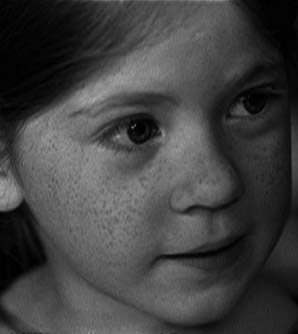
#> input picture project/code/Chapter_Four/img6.jpg, 298 x 334 px, found by its file name
$ jupyter execute '4.3 直方图正规化.ipynb'   (older library calls are emulated)
#> lines starting #> are read from the running program, lines starting #| are printed output that depends on the picture
直方图正规化:将灰度级范围由[Imin,Imax],调整为需求的输出灰度范围[Omin,Omax]

a = float(Omax - Omin)/(Imax - Imin)

b = Omin - a * Imin

O(r,c) = a * I(r,c) + b

[cell 1]
# -*- coding:utf-8 -*-
import cv2
import numpy as np

I = cv2.imread("E:\project\opencv\project\code\Chapter_Four\img6.jpg",cv2.IMREAD_ANYCOLOR)
#> I is the input picture: shape (334, 298); min 0, max 174, mean 65.5
Imax = np.max(I)
#> Imax = 174
Imin = np.min(I)
#> Imin = 0
Omin,Omax = 0,255
a = float(Omax - Omin)/(Imax - Imin)
#> a = 1.47
b = Omin - a*Imin
#> b = 0
O = a*I + b
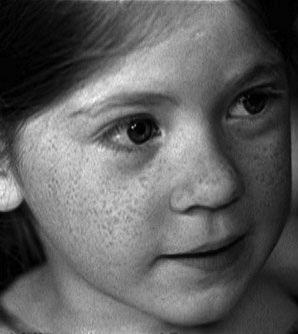
#> O: shape (334, 298) float64; min 0, max 255, mean 95.9

#输出数据类型转换
O = O.astype(np.uint8)

cv2.imshow("InputImage",I)
cv2.imshow("OutputImage",O)
cv2.waitKey(0)
cv2.destroyAllWindows()

看下直方图变化

[cell 2]
import matplotlib.pyplot as plt
def calcgrayHist(image):
    rows,cols = image.shape
#> rows = 334; cols = 298
    grayHist = np.zeros([256],np.uint64)
    for r in xrange(rows):
        for c in xrange(cols):
            grayHist[image[r][c]] +=1
    return grayHist

InputgrayHist = calcgrayHist(I)
#> InputgrayHist = 256 values, max 1865 at index 3, min 0 at index 166, mean 388.8
OutputgrayHist = calcgrayHist(O)
#> OutputgrayHist = 256 values, max 1865 at index 4, min 0 at index 3, mean 388.8
x_range = range(256)

plt.xlabel('gray Level')
plt.ylabel('number of pixels')
plt.plot(x_range,InputgrayHist,'r',linewidth =2,c='black')
plt.show()
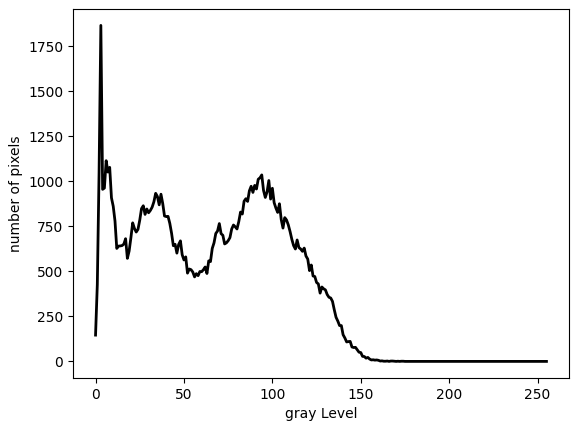
#> figure drawn by matplotlib, 1 panel; curve peaks at x = 3, y = 1865
plt.plot(x_range,OutputgrayHist,'r',linewidth =2,c='red')
plt.show()
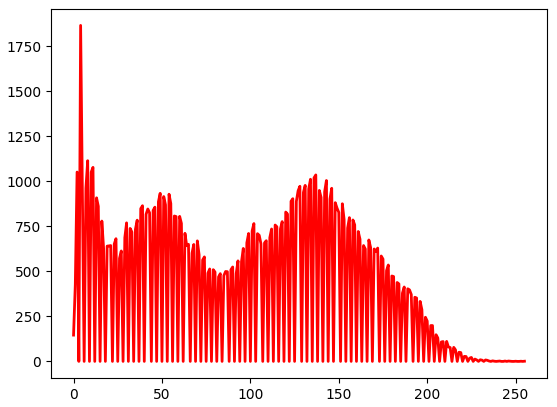
#> figure drawn by matplotlib, 1 panel; curve peaks at x = 4, y = 1865

可以看出直方图区间由0~150 正规化至0~255

通过cv2.normalize函数实现

[cell 3]
# -*- coding: utf-8 -*-
import cv2
import sys

src = cv2.imread("E:\project\opencv\project\code\Chapter_Four\img6.jpg",cv2.IMREAD_ANYCOLOR)
dst = cv2.normalize(src,0,255,norm_type=cv2.NORM_MINMAX,dtype=cv2.CV_8U) # 8位无符号整数（0~255）

cv2.imshow("src",src)
cv2.imshow("dst",dst)
cv2.waitKey()
cv2.destroyAllWindows()

$ run again, with project/code/Chapter_Four/img1.jpg copied over project/code/Chapter_Four/img6.jpg
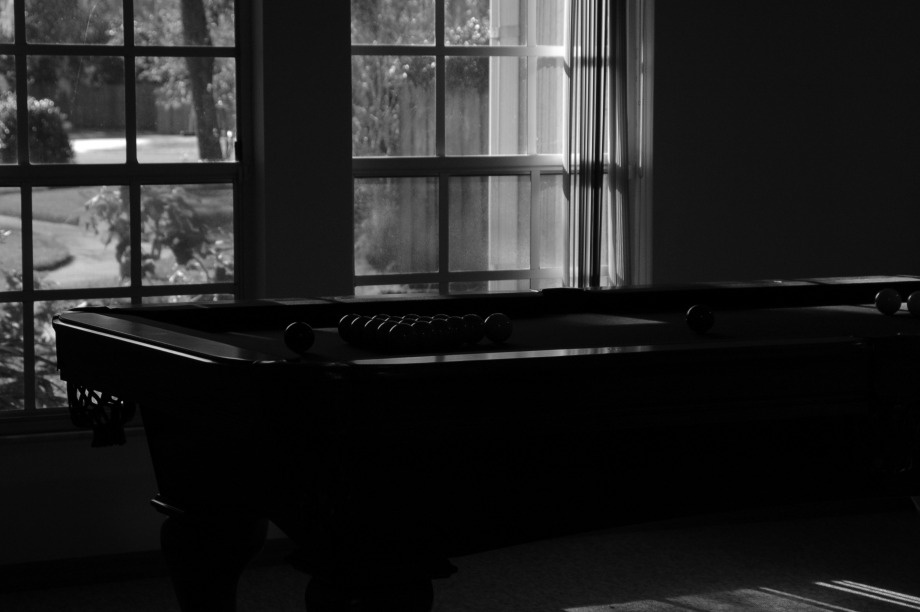
#> input picture project/code/Chapter_Four/img1.jpg, 920 x 612 px, found by its file name
#> I is the input picture: shape (612, 920); min 0, max 255, mean 35.3
#> Imax = 255
#> Imin = 0
#> a = 1
#> b = 0
#> InputgrayHist = 256 values, max 103535 at index 1, min 20 at index 243, mean 2199.4
#> OutputgrayHist has the same summary as InputgrayHist
#> `plt.show()`:
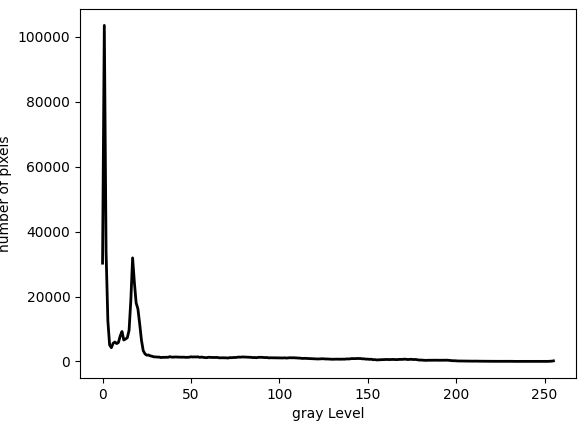
#> figure drawn by matplotlib, 1 panel; curve peaks at x = 1, y = 103535
#> `plt.show()`:
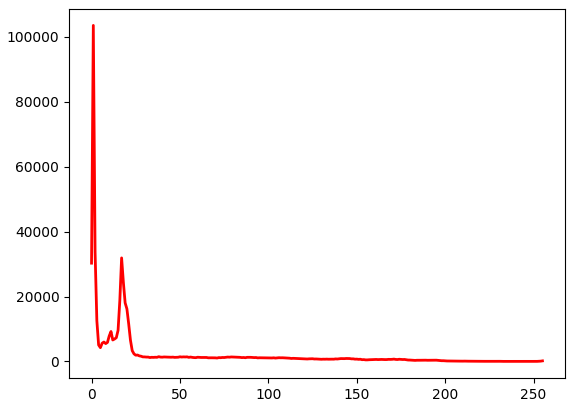
#> figure drawn by matplotlib, 1 panel; curve peaks at x = 1, y = 103535

$ run again, with project/code/Chapter_Four/img2.jpg copied over project/code/Chapter_Four/img6.jpg
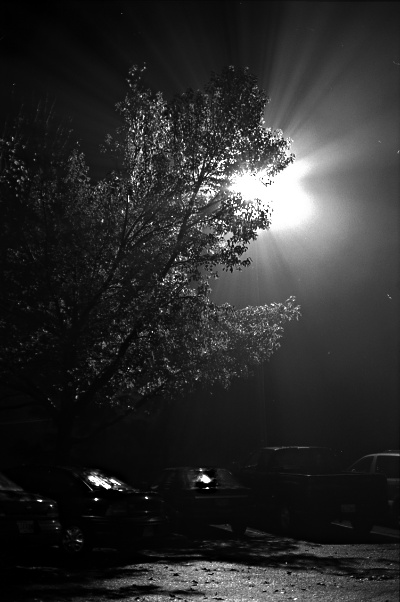
#> input picture project/code/Chapter_Four/img2.jpg, 400 x 602 px, found by its file name
#> I is the input picture: shape (602, 400); min 0, max 255, mean 43.5
#> Imax = 255
#> Imin = 0
#> a = 1
#> b = 0
#> InputgrayHist = 256 values, max 6892 at index 10, min 26 at index 228, mean 940.6
#> OutputgrayHist has the same summary as InputgrayHist
#> `plt.show()`:
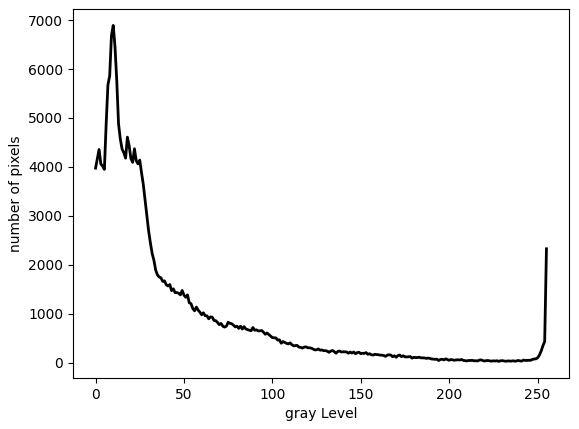
#> figure drawn by matplotlib, 1 panel; curve peaks at x = 10, y = 6892
#> `plt.show()`:
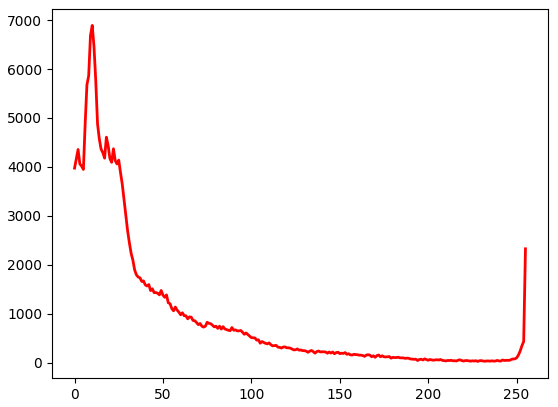
#> figure drawn by matplotlib, 1 panel; curve peaks at x = 10, y = 6892

$ run again, with project/code/Chapter_Four/img3.jpg copied over project/code/Chapter_Four/img6.jpg
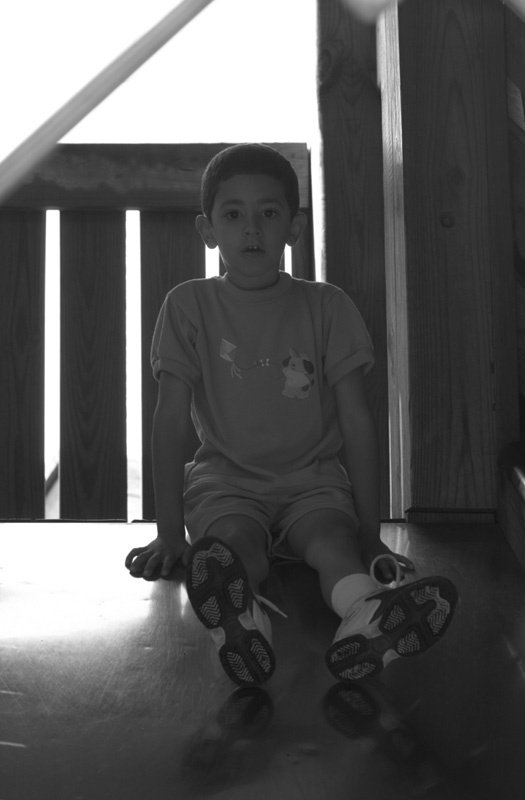
#> input picture project/code/Chapter_Four/img3.jpg, 525 x 800 px, found by its file name
#> I is the input picture: shape (800, 525); min 16, max 255, mean 89
#> Imax = 255
#> Imin = 16
#> a = 1.07
#> b = -17.07
#> InputgrayHist = 256 values, max 55342 at index 255, min 0 at index 0, mean 1640.6
#> OutputgrayHist = 256 values, max 55342 at index 255, min 0 at index 15, mean 1640.6
#> `plt.show()`:
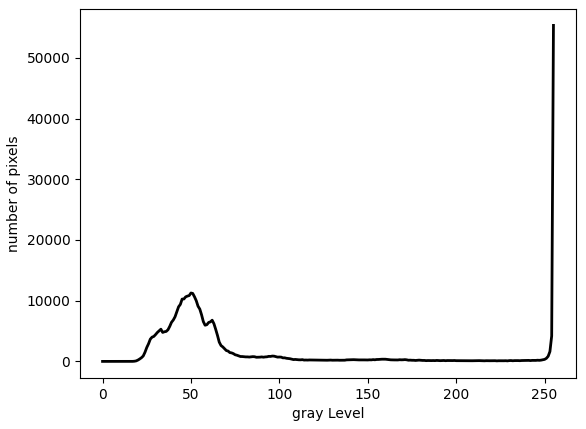
#> figure drawn by matplotlib, 1 panel; curve peaks at x = 255, y = 55342
#> `plt.show()`:
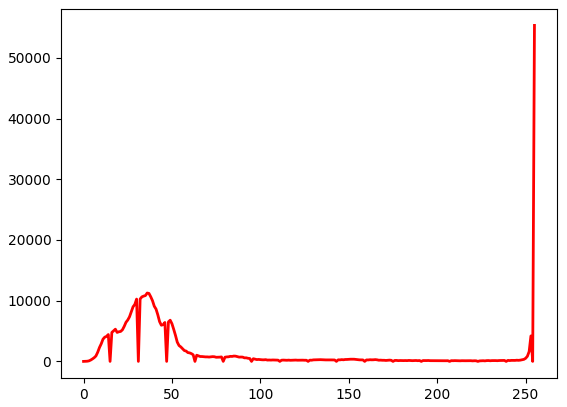
#> figure drawn by matplotlib, 1 panel; curve peaks at x = 255, y = 55342
